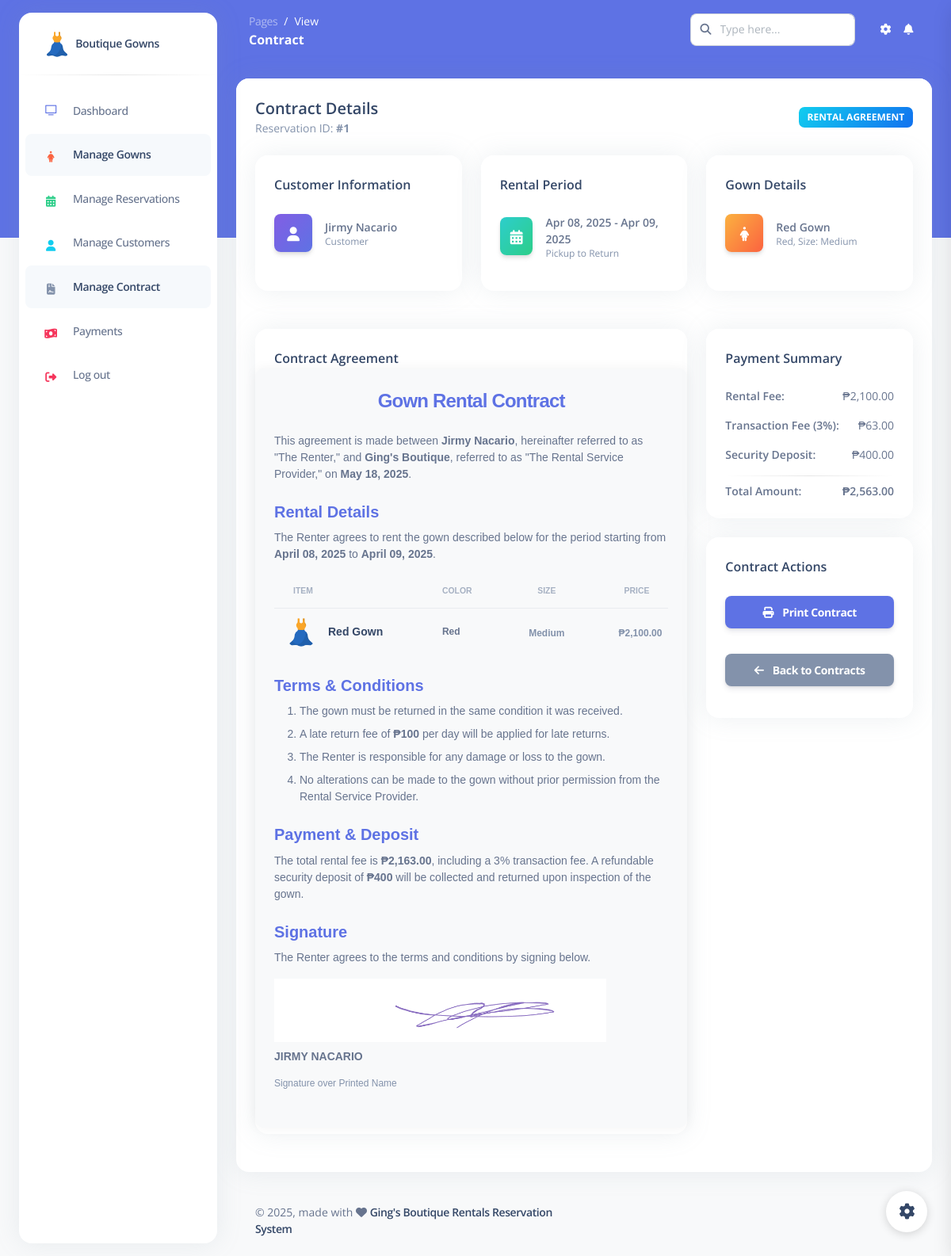
Page /pages/view_contract.php?reservation_id=1 (signed in) on the committed database.
### tables this page shows
CREATE TABLE `agreements` (
  `id` int(11) NOT NULL,
  `reservation_id` int(11) NOT NULL,
  `signature` varchar(255) NOT NULL,
  `date_signed` datetime NOT NULL
);

CREATE TABLE `users` (
  `user_id` int(11) NOT NULL,
  `full_name` varchar(100) NOT NULL,
  `email` varchar(100) NOT NULL,
  `password` varchar(255) NOT NULL,
  `phone_number` varchar(15) DEFAULT NULL,
  `address` text DEFAULT NULL,
  `created_at` timestamp NOT NULL DEFAULT current_timestamp(),
  `user_type` varchar(60) DEFAULT NULL,
  `profile` varchar(200) NOT NULL,
  `otp` varchar(100) NOT NULL,
  `status` varchar(40) NOT NULL
);

CREATE TABLE `reservations` (
  `reservation_id` int(11) NOT NULL,
  `customer_id` int(11) DEFAULT NULL,
  `gown_id` int(11) DEFAULT NULL,
  `start_date` date NOT NULL,
  `end_date` date NOT NULL,
  `status` enum('pending','confirmed','completed','canceled','tosig') DEFAULT 'pending',
  `total_price` decimal(10,2) NOT NULL,
  `payment_status` enum('unpaid','paid','partial') DEFAULT 'unpaid',
  `created_at` timestamp NOT NULL DEFAULT current_timestamp()
);

CREATE TABLE `gowns` (
  `gown_id` int(11) NOT NULL,
  `name` varchar(100) NOT NULL,
  `category` varchar(60) NOT NULL DEFAULT 'wedding',
  `size` varchar(10) NOT NULL,
  `color` varchar(50) DEFAULT NULL,
  `price` decimal(10,2) NOT NULL,
  `availability_status` enum('available','rented','maintenance') DEFAULT 'available',
  `main_image` varchar(255) DEFAULT NULL,
  `img1` varchar(255) NOT NULL,
  `img2` varchar(255) NOT NULL,
  `img3` varchar(255) NOT NULL,
  `description` text DEFAULT NULL,
  `created_at` timestamp NOT NULL DEFAULT current_timestamp()
);

### pages/view_contract.php (the view, shortened to what the rows shown need)
<?php
include('process/config.php');
$reservation_id = intval($_GET['reservation_id']);
if (isset($_SESSION['email'])) {
  $uemail = $_SESSION['email'];
  $sql_session = "SELECT * FROM users WHERE email = '$uemail'";
  $result_session = $conn->query($sql_session);
  if ($result_session->num_rows > 0) {
    $row_session = $result_session->fetch_assoc();
    $full_name = $row_session['full_name'];
  } else {
    header('location: ../index.php');
    exit();
  }
}
?>
<!DOCTYPE html>
<html lang="en">
  <?php include('header.php');?>
</head>
<body class="g-sidenav-show   bg-gray-100">
  <main class="main-content position-relative border-radius-lg ">
    <div class="container-fluid py-4">
    <div class="row">
    <div class="col-12">
        <div class="card mb-4">
            <?php
             $sql = "SELECT a.reservation_id, a.signature, a.date_signed, r.customer_id, r.gown_id, r.start_date, r.end_date, u.full_name, g.name, g.size, g.color, g.price FROM agreements a
             JOIN reservations r ON a.reservation_id = r.reservation_id JOIN users u ON r.customer_id = u.user_id JOIN gowns g ON r.gown_id = g.gown_id WHERE r.reservation_id = '$reservation_id'";
             $result = $conn->query($sql);
             if ($result->num_rows > 0) {
                while ($row = $result->fetch_assoc()) {
                    $full_name = htmlspecialchars($row['full_name']);
                    $date_to_pick = htmlspecialchars($row['start_date']);
                    $date_to_return = htmlspecialchars($row['end_date']);
                    $size = htmlspecialchars($row['size']);
                    $color = htmlspecialchars($row['color']);
                    $price = htmlspecialchars($row['price']);
                    $signature = htmlspecialchars($row['signature']);
                    $gown_name = htmlspecialchars($row['name']);
                    $interest = $price * 0.03;
                    $total = $interest + $price;
                }
            }
            ?>
            <div class="card-body">
                <div class="row mb-4">
                    <div class="col-lg-4 col-md-6 col-sm-12 mb-4">
                        <div class="card h-100">
                            <div class="card-body">
                                <div class="d-flex align-items-center mb-3">
                                    <div>
                                        <p class="text-sm font-weight-bold mb-0"><?php echo $full_name ?></p>
                                        <p class="text-xs text-secondary mb-0">Customer</p>
                                    </div>
                                </div>
                            </div>
                        </div>
                    </div>
                    <div class="col-lg-4 col-md-6 col-sm-12 mb-4">
                        <div class="card h-100">
                            <div class="card-body">
                                <div class="d-flex align-items-center mb-3">
                                    <div>
                                        <p class="text-sm font-weight-bold mb-0"><?php echo date('M d, Y', strtotime($date_to_pick)) ?> - <?php echo date('M d, Y', strtotime($date_to_return)) ?></p>
                                        <p class="text-xs text-secondary mb-0">Pickup to Return</p>
                                    </div>
                                </div>
                            </div>
                        </div>
                    </div>
                    <div class="col-lg-4 col-md-6 col-sm-12 mb-4">
                        <div class="card h-100">
                            <div class="card-body">
                                <div class="d-flex align-items-center mb-3">
                                    <div>
                                        <p class="text-sm font-weight-bold mb-0"><?php echo $gown_name ?></p>
                                        <p class="text-xs text-secondary mb-0"><?php echo $color ?>, Size: <?php echo $size ?></p>
                                    </div>
                                </div>
                            </div>
                        </div>
                    </div>
                </div>
                <div class="row">
                    <div class="col-lg-8 col-md-12 col-sm-12">
                        <div class="card mb-4">
                            <div class="card-body px-0 pt-0 pb-2">
                                <div class="contract-container p-4" id="contractContent" style="border-radius: 10px; font-family: 'Poppins', sans-serif; background-color: #f8f9fa; box-shadow: 0px 0px 15px rgba(0,0,0,0.05);">
                                    <div class="mb-4">
                                        <p class="text-sm">
                                            This agreement is made between
                                            <span class="font-weight-bold"><?php echo $full_name ?></span>,
                                            hereinafter referred to as "The Renter," and
                                            <span class="font-weight-bold">Ging's Boutique</span>,
                                            referred to as "The Rental Service Provider," on
                                            <span class="font-weight-bold"><?php echo date('F d, Y') ?></span>.
                                        </p>
                                    </div>
                                    <div class="mb-4">
                                        <p class="text-sm">
                                            The Renter agrees to rent the gown described below for the period starting from
                                            <span class="font-weight-bold"><?php echo date('F d, Y', strtotime($date_to_pick)) ?></span>
                                            to
                                            <span class="font-weight-bold"><?php echo date('F d, Y', strtotime($date_to_return)) ?></span>.
                                        </p>
                                        <div class="table-responsive">
                                            <table class="table align-items-center mb-0">
                                                <thead>
                                                    <tr>
                                                        <th class="text-uppercase text-secondary text-xxs font-weight-bolder opacity-7">Item</th>
                                                        <th class="text-uppercase text-secondary text-xxs font-weight-bolder opacity-7 ps-2">Color</th>
                                                        <th class="text-center text-uppercase text-secondary text-xxs font-weight-bolder opacity-7">Size</th>
                                                        <th class="text-end text-uppercase text-secondary text-xxs font-weight-bolder opacity-7">Price</th>
                                                    </tr>
                                                </thead>
                                                <tbody>
                                                    <tr>
                                                        <td>
                                                            <div class="d-flex px-2 py-1">
                                                                <div class="d-flex flex-column justify-content-center">
                                                                    <h6 class="mb-0 text-sm"><?php echo $gown_name ?></h6>
                                                                </div>
                                                            </div>
                                                        </td>
                                                        <td>
                                                            <p class="text-xs font-weight-bold mb-0"><?php echo $color ?></p>
                                                        </td>
                                                        <td class="align-middle text-center">
                                                            <span class="text-secondary text-xs font-weight-bold"><?php echo $size ?></span>
                                                        </td>
                                                        <td class="align-middle text-end">
                                                            <span class="text-secondary text-xs font-weight-bold">₱<?php echo number_format($price, 2); ?></span>
                                                        </td>
                                                    </tr>
                                                </tbody>
                                            </table>
                                        </div>
                                    </div>
                                    <div class="mb-4">
                                        <p class="text-sm">
                                            The total rental fee is
                                            <span class="font-weight-bold">₱<?php echo number_format($total, 2); ?></span>,
                                            including a 3% transaction fee. A refundable security deposit of
                                            <span class="font-weight-bold">₱400</span>
                                            will be collected and returned upon inspection of the gown.
                                        </p>
                                    </div>
                                    <div class="mb-4">
                                        <div class="mt-3">
                                            <img src="uploads/<?php echo $signature ?>" alt="Customer Signature" class="img-fluid" style="max-height: 80px;">
                                            <p class="text-sm font-weight-bold mt-2"><?php echo strtoupper($full_name); ?></p>
                                            <p class="text-xs text-secondary">Signature over Printed Name</p>
                                        </div>
                                    </div>
                                </div>
                            </div>
                        </div>
                    </div>
                    <div class="col-lg-4 col-md-12 col-sm-12">
                        <div class="card mb-4">
                            <div class="card-body">
                                <div class="d-flex justify-content-between mb-3">
                                    <span class="text-sm font-weight-bold">Rental Fee:</span>
                                    <span class="text-sm">₱<?php echo number_format($price, 2); ?></span>
                                </div>
                                <div class="d-flex justify-content-between mb-3">
                                    <span class="text-sm font-weight-bold">Transaction Fee (3%):</span>
                                    <span class="text-sm">₱<?php echo number_format($interest, 2); ?></span>
                                </div>
                                <div class="d-flex justify-content-between">
                                    <span class="text-sm font-weight-bold">Total Amount:</span>
                                    <span class="text-sm font-weight-bold">₱<?php echo number_format($total + 400, 2); ?></span>
                                </div>
                            </div>
                        </div>
                    </div>
                </div>
            </div>
        </div>
    </div>
</div>
  </main>
</body>
</html>

### rows in the picture
agreements: users.full_name "Jirmy Nacario", reservation.start_date "Apr 08, 2025", reservation.end_date "Apr 09, 2025", gowns.name "Red Gown", gowns.color "Red", gowns.size "Medium", reservation.start_date "April 08, 2025", reservation.end_date "April 09, 2025", gowns.price "2,100.00", gowns.price "2,163.00", signature (picture), users.full_name "JIRMY NACARIO", gowns.price "63.00", gowns.price "2,563.00"

### other values in the picture
$reservation_id "1"
